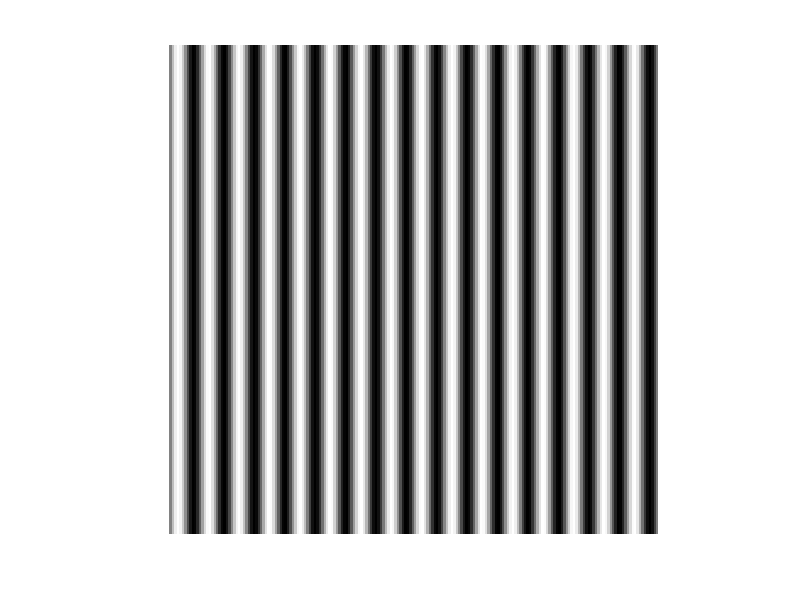
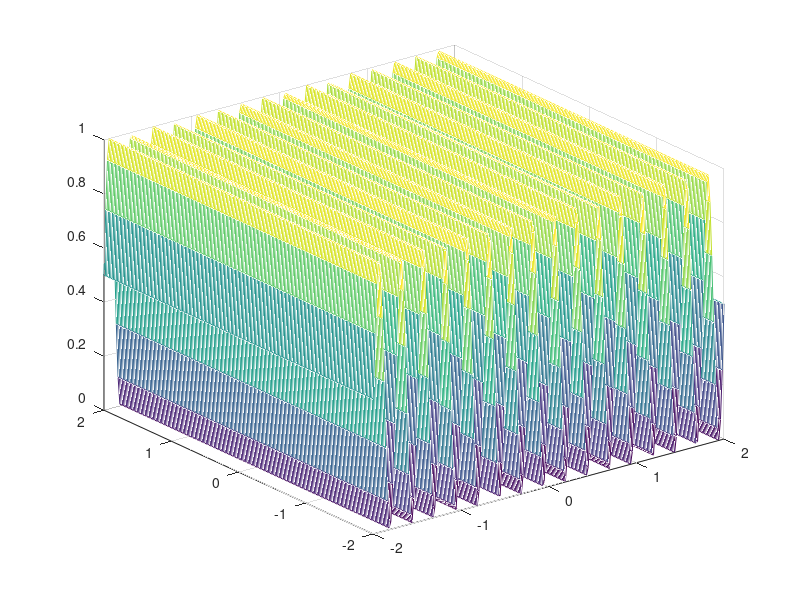
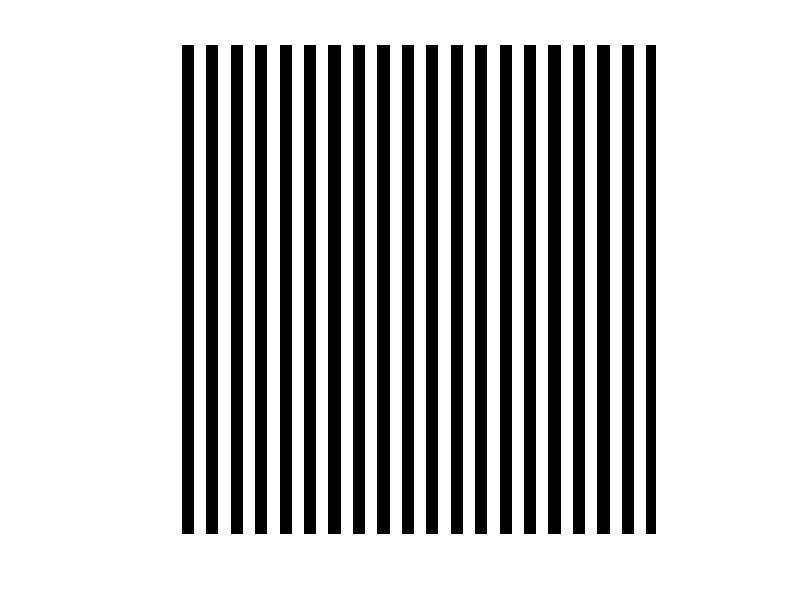
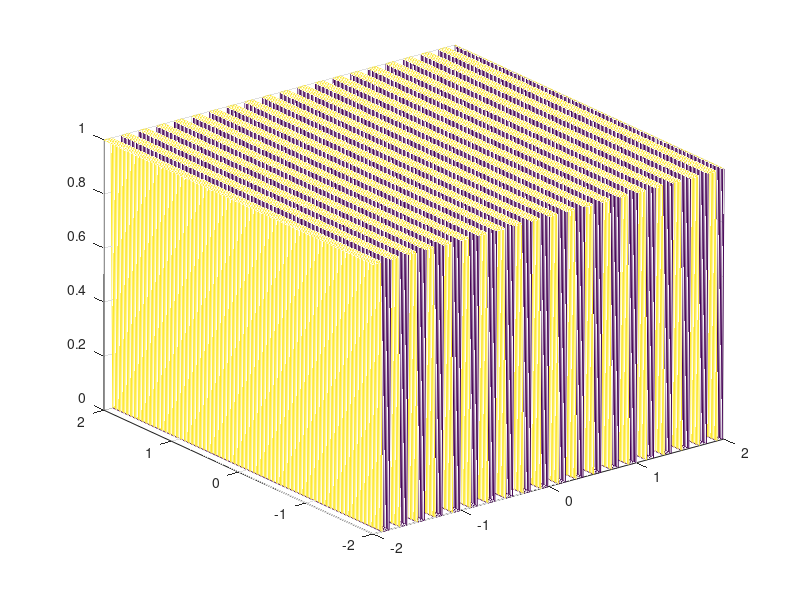

Source code (MATLAB) for these figures, in order: (Note: this script raises an error after producing the figures.)
clear all; close all;
%% Activity 2.1

%% Sinusoid along the x-direction, Amplitude ϵ [0,1], frequency is 4 cycles/cm

N = 200;                         % number of points                   
x = linspace(-2,2,N);            % generates a row vector of N points between -2 and 2
y = x;
[X,~] = meshgrid(x,y);           % 2-D grid coordinates of x and y

A_sin = 0.5*sin(2*pi*4*X)+0.5;   % Equation of the sinusoid 

figure(1); imshow(A_sin);        % 2-D Display
figure(2); mesh(x,y,A_sin);      % 3-D Display

%%  Grating, frequency is 5 line pairs/cm. A line pair is a strip of black (0) and white (1)
N = 200;                         % number of points 
x = linspace(-2,2,N);            % generates a row vector of N points between -2 and 2
y = x;
[X,~] = meshgrid(x,y);           % 2-D grid coordinates of x and y

R = 0.5*square(2*pi*5*X)+0.5;            % Grating using the square Function
A_grat = R;

figure(3); imshow(A_grat);       % 2-D Display
figure(4); mesh(x,y,A_grat);     % 3-D Display

%% Square Aperture, 1 cm x 1cm
N = 200;                   % number of points 
x = linspace(-2,2,N);      % generates a row vector of N points between -2 and 2
y = x;
[X,Y] = meshgrid(x,y);     % 2-D grid coordinates of x and y
 
A = zeros(size(X));        % 200x200 Matrix of element 0
B = zeros(size(X));        % 200x200 Matrix of element 0

% Finding the area of the square and equate to 1
A(((abs(X))<1)) = 1;       
B(((abs(Y))<1)) = 1;
A_sq = A+B;               % Combine

figure(5); imshow(A);   % 2-D Display
figure(6); mesh(x,y,A_sq); % 3-D Display

%%  Annulus, R(outer)= 2 cm, thickness of the ring is 0.25cm
N = 200;                          % number of points 
x = linspace(-2,2,N);             % generates a row vector of N points between -2 and 2
y = x;
[X,Y] = meshgrid(x,y);            % 2-D grid coordinates of x and y

R = sqrt(X.^2+Y.^2);              % Equation of a circle 
A = le(R,1.75);                   % logical array making R<1.75 = 1
B = le(R, 2);                     % logical array making R<2 = 1
A_annulus = B-A;                  % Difference of the 2 logical array

figure(5); imshow(A_annulus);
figure(6); mesh(x,y,A_annulus);

%%  Circular aperture with graded transmittance
N = 200;                   % number of points 
x = linspace(-2,2,N);      % generates a row vector of N points 
y = x;
[X,Y] = meshgrid(x,y);     % 2-D grid coordinates of x and y
sigma = 1;                 % Standard deviation of the Gaussian profile

R = sqrt(X.^2+Y.^2);       % Equation of the circle
A = zeros(size(R));        % Initialize a zero-element matrix

% Formula of a Gaussian Function with bias
g = (1/(sigma*sqrt(2*pi))).*exp(-0.5*(R.^2)/(sigma^2))-0.0875; 
A((R<1.75)) = 1;           % Make circle of radius < 1.75 be equal to 1
A((R>1.75)) = 0;           % Greater than 1.75, equate to 0
A_circ = A.*g;             % Combine Gaussian and circle

figure(7); imshow(A_circ);
figure(8); mesh(x,y,A_circ);

%% Olympic Rings
clear all ; close all;

% Initializations
N = 1024;                  % number of points
x = linspace(-17,17,N);    % generates a row vector of N points between -17 and 17  
y = x;
[X,Y] = meshgrid(x,y);     % 2-D grid of x and y

% Initialize all 3 layers with white background using ones() 
Rd = ones(N,N);                      
Gn = Rd;
Blu = Rd;

% Draw colored circles
Rt = 3; RC = 5; deg = 30;R_k = 4.3;
xt = Rt*cosd(deg); yt = Rt*sind(deg);

% Black Circle | Black = 0
R_bl = sqrt((X.^2) + (Y+Rt).^2);        % Equation of the circle
Rd((R_bl>R_k) & (R_bl<RC)) = 0;         % Red = 0
Gn((R_bl>R_k) & (R_bl<RC)) = 0;         % Green = 0
Blu((R_bl>R_k) & (R_bl<RC)) = 0;        % Blue = 0

% Yellow Circle | Yellow = Red + Green
R_yl =sqrt((X+2*xt).^2 + (Y-2*yt).^2);  % Equation of the circle
Blu(((R_yl>R_k) & (R_yl<RC))) = 0;      % Blue = 0

% Green Circle | Blue & Red = 0
R_gn = sqrt((X-2*xt).^2 + (Y-2*yt).^2); % Equation of the circle
Rd (((R_gn>R_k) & (R_gn <RC))) = 0;     % Red = 0
Blu (((R_gn>R_k) & (R_gn <RC))) = 0;    % Blue = 0

% Red Circle | Blue & Green = 0
R_rd = sqrt((X-4*xt).^2 + (Y+2*yt).^2); % Equation of the circle
Gn(((R_rd>R_k) & (R_rd<RC))) = 0;       % Green = 0
Blu(((R_rd>R_k) & (R_rd<RC))) = 0;      % Blue = 0

% Blue Circle | Red & Green = 0
R_blu = sqrt((X+4*xt).^2 + (Y+2*yt).^2); % Equation of the circle
Rd(((R_blu>R_k) & (R_blu<RC))) = 0;      % Red = 0
Gn(((R_blu>R_k) & (R_blu<RC))) = 0;      % Blue = 0

% Combining three layers and Displaying the logo
I(:,:,1) = Rd;
I(:,:,2) = Gn;
I(:,:,3) = Blu;

% Displaying the olympic logo
figure; image(I); axis equal;

%% Saving
%Let I be the image matrix
I = uint8(A_circ*255);
imwrite(I, "circular_graded_transmittance.jpg");
imwrite(I, "circular_graded_transmittance.bmp");
imwrite(I, "circular_graded_transmittance.png");
imwrite(I, "circular_graded_transmittance.tif");
